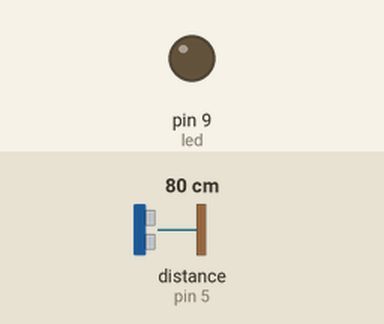
Recording of a sketch running on a simulated Arduino Uno, built with avr-gcc and run on an emulated ATmega328P. Parts: output pins drawn as LEDs (lit = HIGH). Wiring (inferred from the names in the program): ultrasonic range finder: trigger pin 6; echo pin 5. The test bench sets the inputs (shaded band); at power-on: distance to the obstacle (sensor on pin 5) 80 cm. The echo pulse lasts 58.3 µs per cm; pins used as bus, display or sensor lines are not drawn.

Above: at 0.1 s.
At 3.1 s:
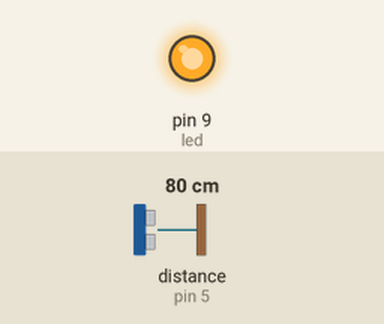
Timing chart, 0 to 4.6 s (numbered marks = the images above):
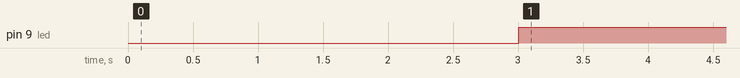

The sketch:

task3.ino
```cpp
#define trig 6
#define echo 5
int distance=0,t=0;
int led = 9;
void setup()
{
  pinMode(led,OUTPUT);
  Serial.begin(9600);
  pinMode(trig,OUTPUT);
  pinMode(echo,INPUT);
}

void loop()
{

  digitalWrite(trig,LOW);
  delayMicroseconds(5);
  digitalWrite(trig,HIGH);
  delayMicroseconds(10);
  digitalWrite(trig,LOW);
  t=pulseIn(echo,HIGH);
  distance=t/57;
  delay(3000);
  if( distance!=342 ){
    analogWrite(led,255);
  }
  else
    analogWrite(led,0);


}
```

Measured:
- by itself, pin 9 (led): LOW → HIGH at 3.0 s
